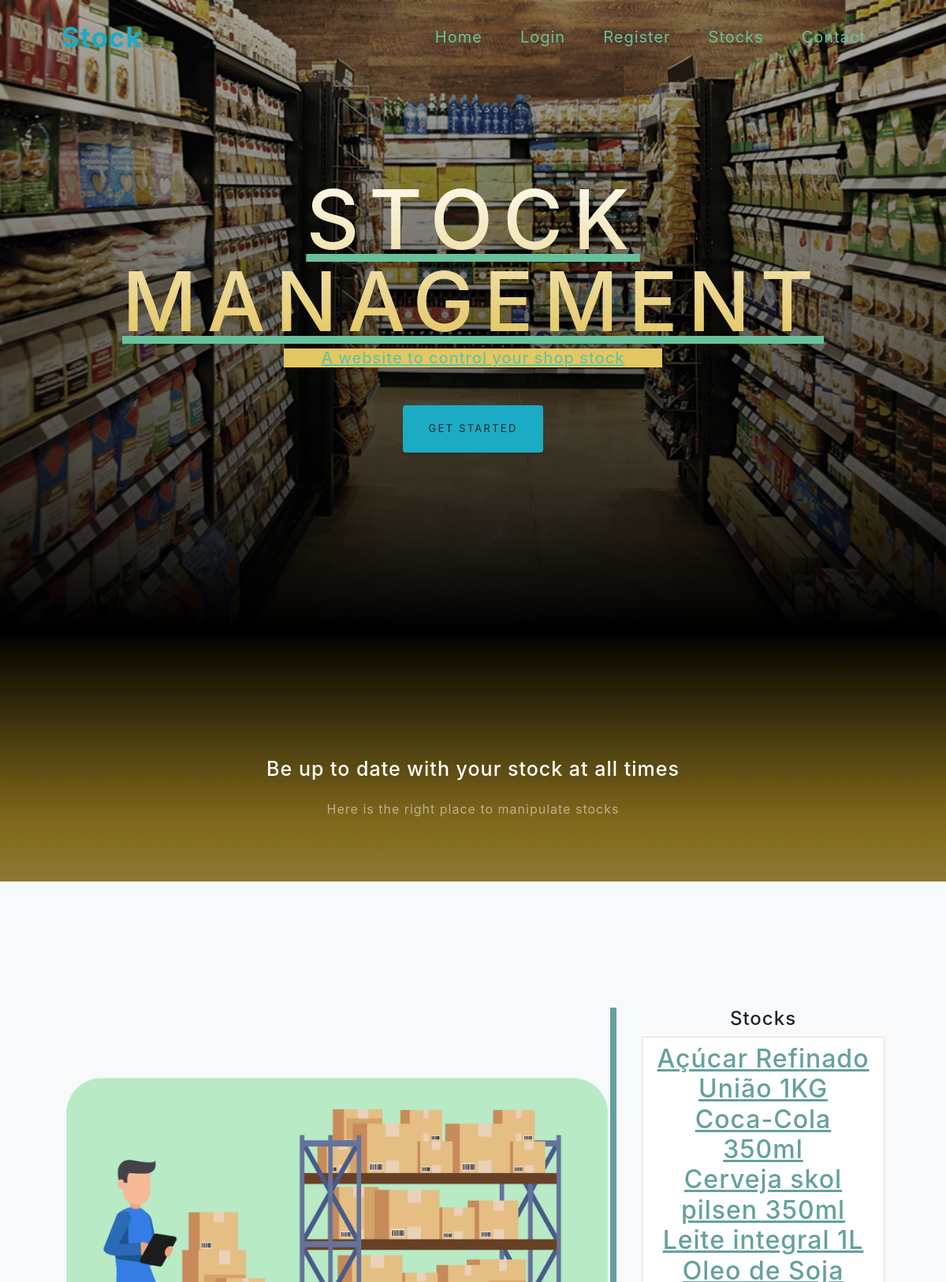
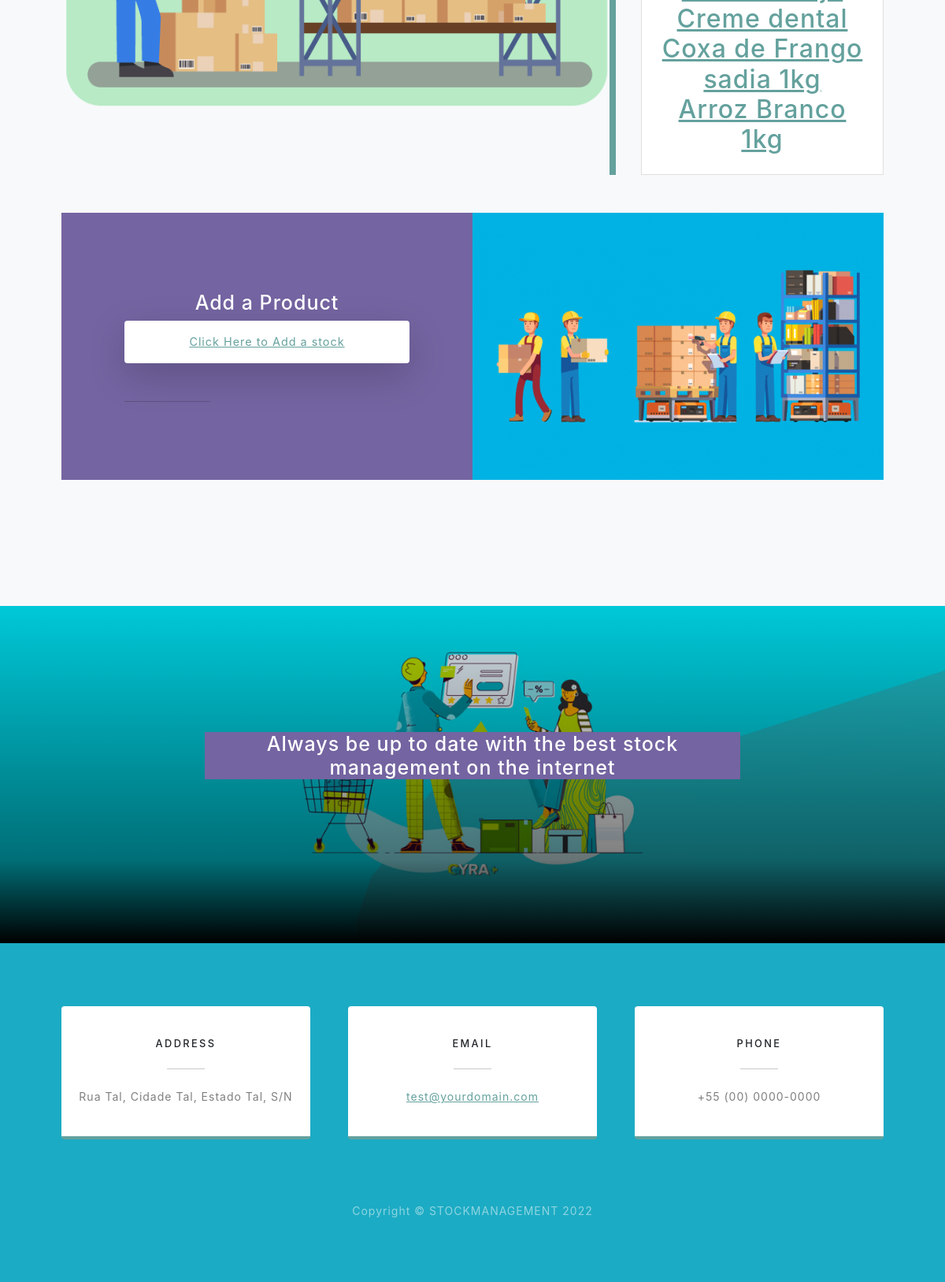
The page / on the database its author committed (2 pictures, top to bottom).
### stockManagement/models.py (models this page shows, shortened)
class AddStock(models.Model):
    productsName = models.CharField(max_length=100, blank=False)
    productsCategory = models.CharField(max_length=20, blank=False)
    productsQuantity = models.IntegerField(blank=False)
    productsPrice = models.FloatField(blank=False)

### stockManagement/views.py (the view)
# urls.py: path("", viewHome, name = "home"),
def viewHome(request):
    stock = AddStock.objects.all()
    return render(request, "home.html", {"stock":stock})

### templates/home.html (shortened to what this page needs)
{% extends 'base.html' %}
{% load static %}
{% block css %}
<link rel="stylesheet" href="{% static 'css/principal.css' %}">
{% endblock css %}
{% block body %}
<nav class="navbar navbar-expand-lg navbar-light fixed-top " id="mainNav">
    <div class="container px-4 px-lg-5 ">
        <a class="navbar-brand text-info " href="#page-top">Stock</a>
        <div class="collapse navbar-collapse " id="navbarResponsive">
            <ul class="navbar-nav ms-auto text-info">
                <li class="nav-item"><a class="nav-link text-success" href="#about">Home</a></li>
                <li class="nav-item"><a class="nav-link text-success" href="{% url 'login-user'%}">Login</a></li>
                <li class="nav-item"><a class="nav-link text-success" href="{% url 'register-user'%}">Register</a></li>
                <li class="nav-item"><a class="nav-link text-success" href="#projects">Stocks</a></li>
                <li class="nav-item"><a class="nav-link text-success" href="#signup">Contact</a></li>
                    <li class="nav-item"><a class=" text-success">{% if user.is_authenticated %} Hi {{ user.username }}! {% endif %} </li>
            </ul>
        </div>
    </div>
</nav>
   <header class="masthead">
    <div class="container px-4 px-lg-5 d-flex h-100 align-items-center justify-content-center">
        <div class="d-flex justify-content-center">
            <div class="text-center">
                <h1 class="bg-warning mx-auto my-0 text-uppercase">Stock Management</h1>
                <h2 class="bg-warning mx-auto mt-2 mb-5">A website to control your shop stock</h2>
                <a class="btn bg-info" href="#about">Get Started</a>
            </div>
        </div>
    </div>
</header>
<section class="about-section text-center" id="about">
    <div class="container px-4 px-lg-5">
        <div class="row gx-4 gx-lg-5 justify-content-center">
            <div class="col-lg-8">
                <h2 class=" text-white mb-4">Be up to date with your stock at all times</h2>
                <p class=" text-white-50">
                    Here is the right place to manipulate stocks
                </p>
            </div>
        </div>
    </div>
</section>
<section class="projects-section bg-light" id="projects">
    <div class="container px-4 px-lg-5">
        <div class="row gx-0 mb-4 mb-lg-5 align-items-center">
            <div class="col-xl-8 col-lg-7"><img class="img-fluid" src="{% static 'images/market2.png' %}"/> </div>
            <div class="col-xl-4 col-lg-5">
                <div class="featured-text text-center text-lg-left">
                    <h4>Stocks</h4>
                    <p class="text-black-50 mb-0">   <li class="list-group-item">
                        {% for item in stock %}
                        <h2 class="text-black-50 mb-0"><a href="{% url 'read' item.id %}">{{ item.productsName }}</a></h2>
                        {% endfor %}
                    </p>
                </div>
            </div>
        </div>
<div class="row gx-0 justify-content-center">
    <div class="col-lg-6"><img class="img-fluid" src="{% static 'images/market3.png' %}"/> </div>
    <div class="col-lg-6 order-lg-first">
        <div class="bg-secondary text-center h-100 project">
            <div class="d-flex h-100">
                <div class="project-text w-100 my-auto text-center text-lg-right">
                    <h4 class="text-white">Add a Product</h4>
                    <p class="mb-0 text-white-50"><div class="shadow-lg p-3 mb-5 bg-body rounded" role="alert">
 <a href="{% url 'create'%}">Click Here to Add a stock</a>
</div></p>
                    <hr class="d-none d-lg-block mb-0 me-0" />
                </div>
            </div>
        </div>
    </div>
</div>
</div>
</section>
<section class="bg-secondary signup-section" id="signup">
    <div class="container px-4 px-lg-5">
        <div class="row gx-4 gx-lg-5">
            <div class="col-md-10 col-lg-8 mx-auto text-center">
                <h2 class="bg-secondary text-white mb-5">Always be up to date with the best stock management on the internet</h2>
            </div>
        </div>
    </div>
</section>
<section class="bg-secondary contact-section bg-info">
    <div class="container px-4 px-lg-5">
        <div class="row gx-4 gx-lg-5">
            <div class="col-md-4 mb-3 mb-md-0">
                <div class="card py-4 h-100">
                    <div class="card-body text-center">
                        <h4 class="text-uppercase m-0">Address</h4>
                        <hr class="my-4 mx-auto"/>
                        <div class="small text-black-50">Rua Tal, Cidade Tal, Estado Tal, S/N</div>
                    </div>
                </div>
            </div>
            <div class="col-md-4 mb-3 mb-md-0">
                <div class="card py-4 h-100">
                    <div class="card-body text-center">
                        <h4 class="text-uppercase m-0">Email</h4>
                        <hr class="my-4 mx-auto" />
                        <div class="small text-black-50"><a href="#!">test@yourdomain.com</a></div>
                    </div>
                </div>
            </div>
            <div class="col-md-4 mb-3 mb-md-0">
                <div class="card py-4 h-100">
                    <div class="card-body text-center">
                        <h4 class="text-uppercase m-0">Phone</h4>
                        <hr class="my-4 mx-auto" />
                        <div class="small text-black-50">+55 (00) 0000-0000</div>
                    </div>
                </div>
            </div>
        </div>
    </div>
</section>
<footer class="footer bg-info small text-center text-white-50"><div class="container px-4 px-lg-5">Copyright &copy; STOCKMANAGEMENT 2022</div></footer>
{% endblock body %}

### templates/base.html (shortened to what this page needs)
{% load static %}
<!DOCTYPE html>
<html lang="en">
<head>
    {% block css %}{% endblock css %}
</head>
<body>
    {% block body %}
    {% endblock body %}
</body>
</html>

### rows shown on the page
AddStock: productsName "Açúcar Refinado União 1KG"
AddStock: productsName "Coca-Cola 350ml"
AddStock: productsName "Cerveja skol pilsen 350ml"
AddStock: productsName "Leite integral 1L"
AddStock: productsName "Oleo de Soja"
AddStock: productsName "Creme dental"
AddStock: productsName "Coxa de Frango sadia 1kg"
AddStock: productsName "Arroz Branco 1kg"
